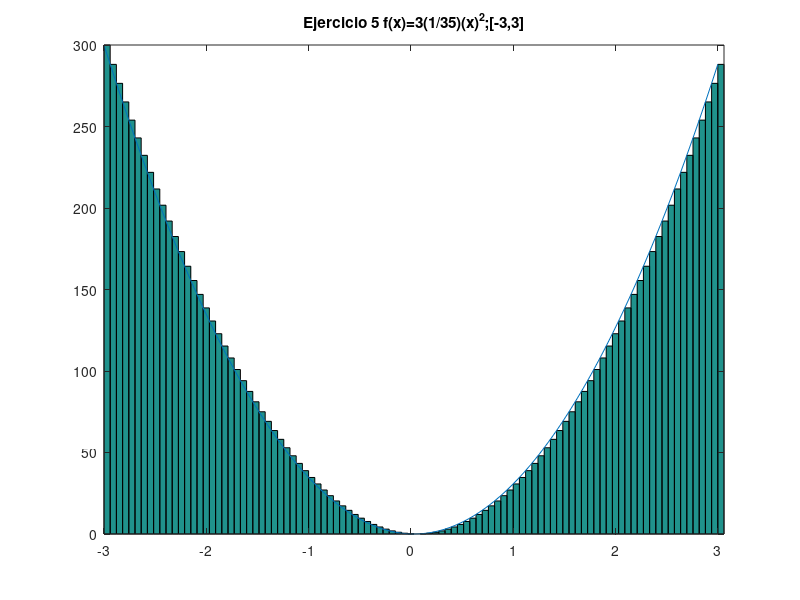

The MATLAB script that drew this image:
% Octave Script
% Title			:Sumatoria de Riemann_supeiores_e_inferiores.
% Description		:Script para desarrrollar el ejericio 5 de la actividad Sumatoria de Riemann_supeiores_e_inferiores.
% Author		:Luis Gerardo Cardozo Carranza (Gerard_CRS) luiscardozo161002@gmail.com
% Date			:20210429
% sion		        :1
% Usage			:octave> /path/Sumatoria de Riemann_supeiores_e_inferiores_Luis Gerardo Cardozo Carranza_3202
% Notes			:Requiere aplicacion octave-online usar en consola preferentemente. 
%program execution page :https://octave-online.net

% Sumatoria de Riemann_supeiores_e_inferiores Ejercicio 5 f(x)=3(1/35)(x)^2;[-3,3]
%Limpiar variables.
%limpia la pantalla y las variables.
clc, clear
%define los intervalos y el numero de rectangulos.
a =-3;
b = 3;
n = 100;
%determina la longitud de la base o el incremento de x.
base = (b-a)/n;
%definicion de la funcion.
x =a:base:(b-base);
%y esta representada por la variable altura
altura=((x.^2)/3)*100;
%calcula el valor de cada uno de los rectangulos.
area = base*altura;
%estable    la    linea   que   forma  la funcion
x2 = linspace(-3,3,100);
y2 = ((x.^2)/3)*100;
%inicio del  intervalo, fin del intervalo, numero 
%de rectangulos.
xa = linspace(-3,3,100);
yab = ((x.^2)/3)*100;

%dibuja una  grafica de barras una a lado de otra 
%sin espacios
g = bar(xa,yab,'histc');

%permite continuar  graficando  despues de que ya 
%exista un grafica trazada
hold on

%Grafica la funcion
plot(x2,y2);

%Asigna un nombre a la grafica 
title("Ejercicio 5 f(x)=3(1/35)(x)^2;[-3,3]");

%ajusta la grafica a los datos.
axis tight
